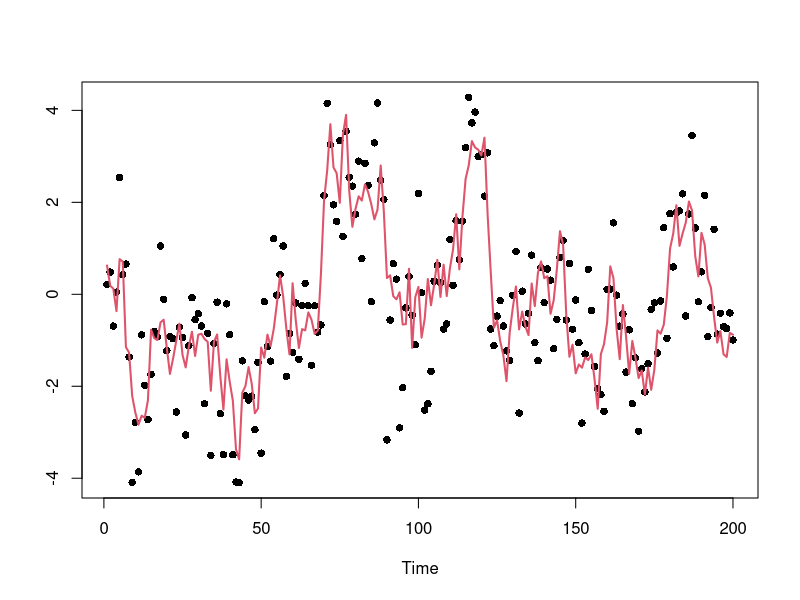
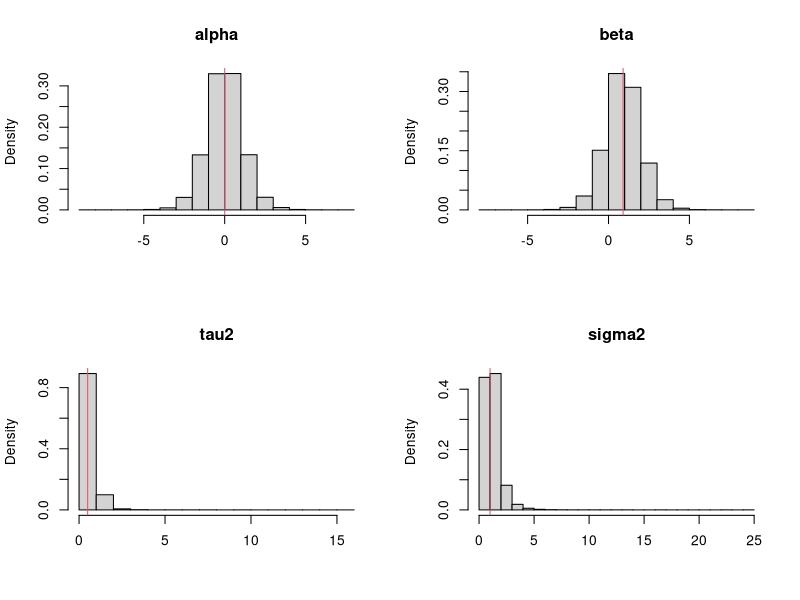
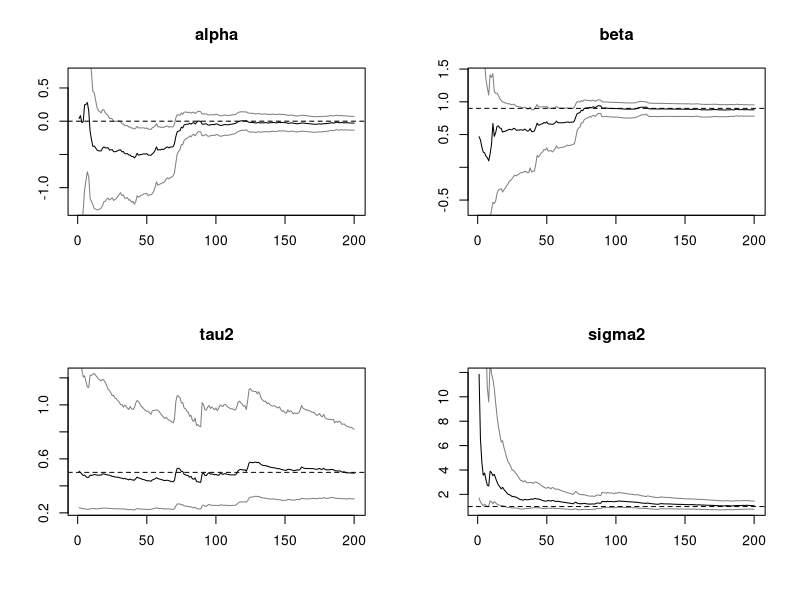

Write R code to recreate these figures, in order. (Note: this script raises an error after producing the figures.)
#####################################################################################
#
# Example 4: Local level model with parameter learning
#
# Lopes and Tsay (2011)
# Particle Filters and Bayesian Inference in Financial Econometrics.
# Journal of Forecasting.
# 
#####################################################################################
#
# Comparison of three particle filters for the local level model 
# when parameter learning is also taken into account.
#
# For t=1,...,n
#
#    y[t]|x[t]   ~ N(x[t],sig2)
#    x[t]|x[t-1] ~ N(alpha+beta*x[t-1],tau2)
#
# and
#
#    x[0]       ~ N(m0,C0)
#    sig2       ~ IG(a0,A0)
#    alpha|tau2 ~ N(b0[1],tau2*B0[1])
#    beta|tau2  ~ N(b0[2],tau2*B0[2])
#    tau2       ~ IG(nu0/2,nu0*tau20/2)
#
# Known quantities: (m0,C0,a0,A0,b0,B0,nu0,tau20)
#
# Particle filters: 
#    Liu and West filter (Liu and West, 2001)
#    Storvik's filter (Storvik, 2002)
#    Particle learning (Carvalho et al., 2010)
#
######################################################################################
#
# Author : Hedibert Freitas Lopes
#          Associate Professor of Econometrics and Statistics
#          The University of Chicago Booth School of Business
#          5807 South Woodlawn Avenue
#          Chicago, Illinois, 60637
#          Email : hlopes@ChicagoBooth.edu
#          URL: http://faculty.chicagobooth.edu/hedibert.lopes
#
#####################################################################################
rm(list=ls())

getindex = function(x){x[1+x[1]]}

LW = function(y,alphas,betas,tau2s,sig2s,xs,a){
  n  = length(y)
  N  = length(xs)
  quants = array(0,c(n,5,3))
  h2 = 1-a^2
  pars = cbind(alphas,betas,log(tau2s),log(sig2s))
  for (t in 1:n){
    # Resampling
    mpar    = apply(pars,2,mean)
    vpar    = var(pars)
    ms      = a*pars+(1-a)*matrix(mpar,N,4,byrow=T)
    weight  = dnorm(y[t],alphas+betas*xs,sqrt(sig2s+tau2s))
    k       = sample(1:N,size=N,replace=T,prob=weight)
    pars    = ms[k,] + matrix(rnorm(4*N),N,4)%*%chol(h2*vpar)
    alphas  = pars[,1]
    betas   = pars[,2]
    tau2s   = exp(pars[,3])
    sig2s   = exp(pars[,4])
    # Propagating
    vars    = 1/(1/sig2s+1/tau2s)
    means   = vars*(y[t]/sig2s+(alphas+betas*xs[k])/tau2s)
    xs      = rnorm(N,means,sqrt(vars))
    # Storing quantiles
    quants[t,1,] = quantile(alphas,c(0.025,0.5,0.975))
    quants[t,2,] = quantile(betas,c(0.025,0.5,0.975))
    quants[t,3,] = quantile(tau2s,c(0.025,0.5,0.975))
    quants[t,4,] = quantile(sig2s,c(0.025,0.5,0.975))  
    quants[t,5,] = quantile(exp(xs/2),c(0.025,0.5,0.975))  
  }
  return(quants)
}

Storvik = function(y,alphas,betas,tau2s,sig2s,xs){
  n      = length(y)
  N      = length(xs)
  quants = array(0,c(n,5,3))
  s      = matrix(0,N,9)
  s[,1]  = 1.0/B0[1]
  s[,2]  = 0.0
  s[,3]  = 1.0/B0[2]
  s[,4]  = b0[1]/B0[1]
  s[,5]  = b0[2]/B0[2]
  s[,6]  = nu0
  s[,7]  = nu0*tau20 
  s[,8]  = n0
  s[,9]  = n0*sig20
  m      = s[,1]*s[,3]-s[,2]^2
  num1   = (s[,3]*s[,4]-s[,2]*s[,5])/m
  num2   = (s[,1]*s[,5]-s[,2]*s[,4])/m
  for (t in 1:n){
    # Propagating
    xs1    = xs
    mus    = alphas+betas*xs1
    vars   = 1/(1/sig2s+1/tau2s)
    sds    = sqrt(vars)
    means  = vars*(y[t]/sig2s + mus/tau2s)
    xs     = rnorm(N,means,sds)
    # Resampling
    stdevs = sqrt(sig2s+tau2s)
    weight = dnorm(y[t],mus,stdevs)
    k      = sample(1:N,size=N,replace=T,prob=weight)
    alphas = alphas[k]
    betas  = betas[k]
    tau2s  = tau2s[k]
    sig2s  = sig2s[k]
    mus    = mus[k]
    xs1    = xs1[k]
    xs     = xs[k]
    so     = s[k,]
    num1o  = num1[k]
    num2o  = num2[k]	  
    # Updating sufficient statistics
    s[,1]  = so[,1] + 1
    s[,2]  = so[,2] + xs1
    s[,3]  = so[,3] + xs1^2
    s[,4]  = so[,4] + xs
    s[,5]  = so[,5] + xs*xs1
    s[,6]  = so[,6] + 1
    s[,8]  = so[,8] + 1
    s[,9]  = so[,9] + (y[t]-xs)^2
    # Sampling parameters
    sig2s  = 1/rgamma(N,s[8]/2,s[,9]/2)
    m      = s[,1]*s[,3]-s[,2]^2
    num1   = (s[,3]*s[,4]-s[,2]*s[,5])/m
    num2   = (s[,1]*s[,5]-s[,2]*s[,4])/m
    s[,7]  = so[,7] + (xs-num1-num2*xs1)*xs + (num1o-num1)*so[,4]+(num2o-num2)*so[,5]
    tau2s  = 1/rgamma(N,s[,6]/2,s[,7]/2)
    std    = sqrt(tau2s/m)
    norm   = cbind(rnorm(N,0,std),rnorm(N,0,std))
    alphas = num1 + sqrt(s[,3])*norm[,1]
    betas  = num2 - s[,2]/sqrt(s[,3])*norm[,1]+sqrt(s[,1]-s[,2]^2/s[,3])*norm[,2]  
    # Storing quantiles
    quants[t,1,] = quantile(alphas,c(0.025,0.5,0.975))
    quants[t,2,] = quantile(betas,c(0.025,0.5,0.975))
    quants[t,3,] = quantile(tau2s,c(0.025,0.5,0.975))  
    quants[t,4,] = quantile(sig2s,c(0.025,0.5,0.975))  
    quants[t,5,] = quantile(exp(xs/2),c(0.025,0.5,0.975))  
  }
  return(quants)
}

PL = function(y,alphas,betas,tau2s,sig2s,xs){
  n      = length(y)
  N      = length(xs)
  quants = array(0,c(n,5,3))
  s      = matrix(0,N,9)
  s[,1]  = 1.0/B0[1]
  s[,2]  = 0.0
  s[,3]  = 1.0/B0[2]
  s[,4]  = b0[1]/B0[1]
  s[,5]  = b0[2]/B0[2]
  s[,6]  = nu0
  s[,7]  = nu0*tau20 
  s[,8]  = n0
  s[,9]  = n0*sig20
  m      = s[,1]*s[,3]-s[,2]^2
  num1   = (s[,3]*s[,4]-s[,2]*s[,5])/m
  num2   = (s[,1]*s[,5]-s[,2]*s[,4])/m
  for (t in 1:n){
    # Resampling
    mus    = alphas+betas*xs
    stdevs = sqrt(sig2s+tau2s)
    weight = dnorm(y[t],mus,stdevs)
    k      = sample(1:N,size=N,replace=T,prob=weight)
    alphas = alphas[k]
    betas  = betas[k]
    tau2s  = tau2s[k]
    sig2s  = sig2s[k]
    mus    = mus[k]
    xs1    = xs[k]
    # Propagating
    vars   = 1/(1/sig2s+1/tau2s)
    sds    = sqrt(vars)
    means  = vars*(y[t]/sig2s + mus/tau2s)
    xs     = rnorm(N,means,sds)
    so     = s[k,]
    num1o  = num1[k]
    num2o  = num2[k]	  
    # Updating sufficient stats
    s[,1]  = so[,1] + 1
    s[,2]  = so[,2] + xs1
    s[,3]  = so[,3] + xs1^2
    s[,4]  = so[,4] + xs
    s[,5]  = so[,5] + xs*xs1
    s[,6]  = so[,6] + 1
    s[,8]  = so[,8] + 1
    s[,9]  = so[,9] + (y[t]-xs)^2
    # Sampling parameters
    sig2s  = 1/rgamma(N,s[8]/2,s[,9]/2)
    m      = s[,1]*s[,3]-s[,2]^2
    num1   = (s[,3]*s[,4]-s[,2]*s[,5])/m
    num2   = (s[,1]*s[,5]-s[,2]*s[,4])/m
    s[,7]  = so[,7] + (xs-num1-num2*xs1)*xs + (num1o-num1)*so[,4]+(num2o-num2)*so[,5]
    tau2s  = 1/rgamma(N,s[,6]/2,s[,7]/2)
    std    = sqrt(tau2s/m)
    norm   = cbind(rnorm(N,0,std),rnorm(N,0,std))
    alphas = num1 + sqrt(s[,3])*norm[,1]
    betas  = num2 - s[,2]/sqrt(s[,3])*norm[,1]+sqrt(s[,1]-s[,2]^2/s[,3])*norm[,2]  
    # Storing quantiles
    quants[t,1,] = quantile(alphas,c(0.025,0.5,0.975))
    quants[t,2,] = quantile(betas,c(0.025,0.5,0.975))
    quants[t,3,] = quantile(tau2s,c(0.025,0.5,0.975))  
    quants[t,4,] = quantile(sig2s,c(0.025,0.5,0.975))  
    quants[t,5,] = quantile(exp(xs/2),c(0.025,0.5,0.975))  
  }
  return(quants)
}

# Simulated data
set.seed(98765)
n     =  200
alpha =  0.0
beta  =  0.9
tau2  =  0.5
sig2  =  1.0
tau   = sqrt(tau2)
sig   = sqrt(sig2)
x     = rep(alpha/(1-beta),n+1)
true  = c(alpha,beta,tau2,sig2)
names = c("alpha","beta","tau2","sigma2")
for (t in 2:(n+1))
  x[t] = alpha+beta*x[t-1]+tau*rnorm(1)
x = x[2:(n+1)]
y = rnorm(n,x,sig)

par(mfrow=c(1,1))
plot(y,ylim=range(x,y),xlab="Time",ylab="",main="",pch=16)
lines(x,col=2,lwd=2)

# Prior hyperparameters
# ---------------------
m0    = 0.0
C0    = 10
n0    = 10
sig20 = sig2
nu0   = 10
tau20 = tau2
b0    = c(alpha,beta)
B0    = c(1,1)/tau20
sC0   = sqrt(C0)
sB0   = sqrt(B0)

# ONE LONG PL FILTER
# ------------------
set.seed(246521)
N      = 100000
xs     = rnorm(N,m0,sC0)
tau2s  = 1/rgamma(N,nu0/2,nu0*tau20/2)
taus   = sqrt(tau2s)
alphas = rnorm(N,b0[1],taus*sB0[1])
betas  = rnorm(N,b0[2],taus*sB0[2])
sig2s  = 1/rgamma(N,n0/2,nu0*sig20/2)
pars   = cbind(alphas,betas,tau2s,sig2s)
par(mfrow=c(2,2))
for (i in 1:4){
  hist(pars[,i],prob=TRUE,xlab="",main=names[i])
  abline(v=true[i],col=2)
}
plm    = PL(y,alphas,betas,tau2s,sig2s,xs)

cols = c(grey(0.5),1,grey(0.5))
ind  = 10:n
n1   = length(ind)
par(mfrow=c(2,2))
for (i in 1:4){
  ts.plot(plm[,i,],xlab="",ylab="",main=names[i],col=cols,ylim=range(plm[ind,i,]))
  abline(h=true[i],lty=2)
}

# Particle filters
# ----------------
set.seed(246521)
N    = 1000
nsim = 100
a    = 0.95
qs   = array(0,c(3,nsim,n,5,3))
for (s in 1:nsim){
  print(s)
  xs         = rnorm(N,m0,sC0)
  sig2s      = 1/rgamma(N,n0/2,n0*sig20/2)
  tau2s      = 1/rgamma(N,nu0/2,nu0*tau20/2)
  taus       = sqrt(tau2s)
  alphas     = rnorm(N,b0[1],taus*sB0[1])
  betas      = rnorm(N,b0[2],taus*sB0[2])
  qs[1,s,,,] = LW(y,alphas,betas,tau2s,sig2s,xs,a)
  qs[2,s,,,] = Storvik(y,alphas,betas,tau2s,sig2s,xs)
  qs[3,s,,,] = PL(y,alphas,betas,tau2s,sig2s,xs) 
}

# Mean square error
quants = c("2.5th","50th","97.5th")
filter = c("LW","Storvik","PL")
mse    = array(0,c(3,n1,4,3))
for (l in 1:3) 
  for (k in 1:4) 
    for (i in 1:nsim) 
      mse[l,,k,]=mse[l,,k,]+(qs[l,i,ind,k,]-plm[ind,k,])^2
sq.mse = sqrt(mse/nsim)  

pdf(file=paste("comparison-",round(100*tau2),".pdf",sep=""),width=10,height=15)
cols = c(grey(0.75),grey(0.5),grey(0.75))
#cols = c(3,2,5)
par(mfrow=c(4,3))
for (k in 1:4){
  L = min(qs[,,ind,k,])
  U = max(qs[,,ind,k,])
  for (l in 1:3){
    plot(qs[l,1,,k,1],ylab=names[k],xlab="Time",main=filter[l],ylim=c(L,U),type="l",col=cols[1])
    for (i in c(1,3,2)) for (j in 1:nsim) lines(qs[l,j,,k,i],col=cols[i])
    for (i in c(1,3,2)) lines(plm[,k,i],lwd=1,col=1)  
  }
}  
dev.off()

pdf(file=paste("boxplot-",round(100*tau2),".pdf",sep=""),width=12,height=10)
cols = c(grey(0.3),gray(0.5),grey(0.7))
U    = c(0.275,0.175,0.45,1.25)
par(mfrow=c(2,2))
for (i in 1:4){
  boxplot(sq.mse[1,,i,1],sq.mse[2,,i,1],sq.mse[3,,i,1],
          sq.mse[1,,i,2],sq.mse[2,,i,2],sq.mse[3,,i,2],
          sq.mse[1,,i,3],sq.mse[2,,i,3],sq.mse[3,,i,3],
          outline=FALSE,ylab="Root MSE",xlab="Percentile",axes=FALSE,col=cols,ylim=c(0,U[i]))
  axis(2);axis(1,at=c(2,5,8),lab=quants);box()
  abline(v=3.5)
  abline(v=6.5)
  title(names[i])
}
legend(0.5,1.2,legend=filters,col=cols,cex=1.25,lwd=c(4,4,4),lty=c(1,1,1),bty="n")
dev.off()


